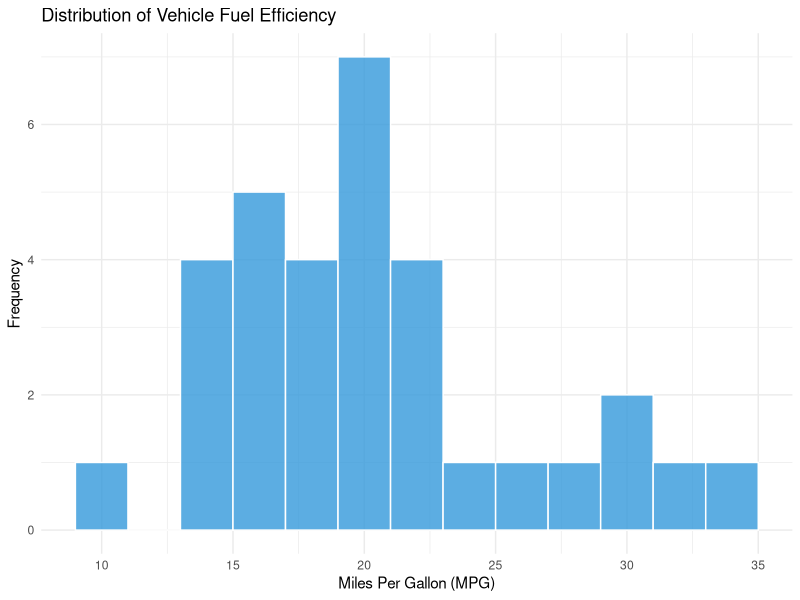
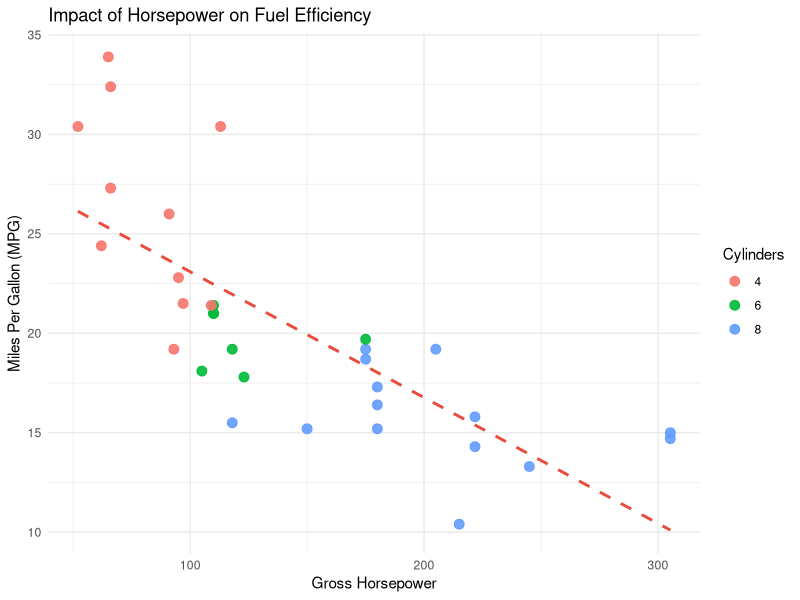
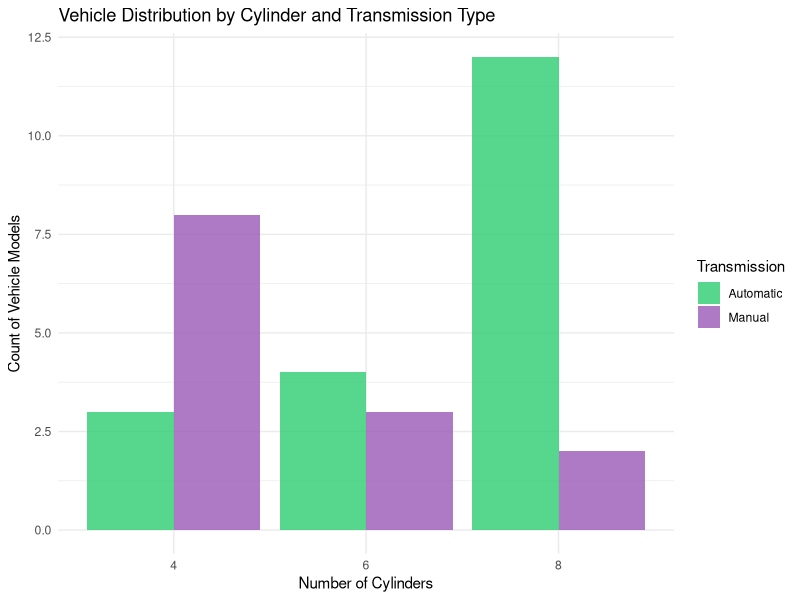

Recreate these plots in R, in order.
# ==============================================================================
# VIRTUAL R DATA ANALYST INTERNSHIP - COMPREHENSIVE PROJECT SCRIPT
# Case Study: Automobile Performance and Pricing Analysis
# ==============================================================================

# ------------------------------------------------------------------------------
# WEEK 1: DATA CLEANING & PRELIMINARY ANALYSIS
# ------------------------------------------------------------------------------

# 1. Load the required dataset (Using built-in MTCCARS as a reliable baseline)
data(mtcars)
car_data <- mtcars

# Convert row names to an actual column for Car Model Names
car_data$car_model <- rownames(car_data)
rownames(car_data) <- NULL

# 2. Inspect the raw data structure
print("--- Raw Data Summary ---")
str(car_data)
summary(car_data)

# 3. Simulate and Handle Missing Values (Introducing real-world complexity)
set.seed(42)
car_data$mpg[c(3, 15)] <- NA    # Injecting simulated missing values
car_data$hp[c(10, 22)] <- NA     # Injecting simulated missing values

print("--- Missing Values Count Before Cleaning ---")
print(colSums(is.na(car_data)))

# Impute missing numerical items using Median values
car_data$mpg[is.na(car_data$mpg)] <- median(car_data$mpg, na.rm = TRUE)
car_data$hp[is.na(car_data$hp)] <- median(car_data$hp, na.rm = TRUE)

# 4. Outlier Detection and Treatment via Interquartile Range (IQR)
q_hp <- quantile(car_data$hp, probs = c(0.25, 0.75))
iqr_hp <- diff(q_hp)
upper_bound <- q_hp + 1.5 * iqr_hp

# Cap extreme values to clean baseline
car_data$hp[car_data$hp > upper_bound] <- upper_bound

# 5. Data Categorization & Type Conversion
car_data$cyl <- as.factor(car_data$cyl) # Cylinder counts converted to categories
car_data$am <- factor(car_data$am, levels = c(0, 1), labels = c("Automatic", "Manual"))

print("--- Cleaned Baseline Summary ---")
summary(car_data)


# ------------------------------------------------------------------------------
# WEEK 2: DATA VISUALIZATION WITH GGPLOT2
# ------------------------------------------------------------------------------
library(ggplot2)

# Chart 1: Mileage Distribution Histogram
ggplot(car_data, aes(x = mpg)) +
  geom_histogram(binwidth = 2, fill = "#3498db", color = "white", alpha = 0.8) +
  labs(title = "Distribution of Vehicle Fuel Efficiency", x = "Miles Per Gallon (MPG)", y = "Frequency") +
  theme_minimal()

# Chart 2: Horsepower vs Price/MPG Scatter Plot
ggplot(car_data, aes(x = hp, y = mpg, color = cyl)) +
  geom_point(size = 3, alpha = 0.9) +
  geom_smooth(method = "lm", se = FALSE, color = "#e74c3c", linetype = "dashed") +
  labs(title = "Impact of Horsepower on Fuel Efficiency", x = "Gross Horsepower", y = "Miles Per Gallon (MPG)", color = "Cylinders") +
  theme_minimal()

# Chart 3: Count of Transmission Types by Cylinder Class Bar Chart
ggplot(car_data, aes(x = cyl, fill = am)) +
  geom_bar(position = "dodge", alpha = 0.8) +
  labs(title = "Vehicle Distribution by Cylinder and Transmission Type", x = "Number of Cylinders", y = "Count of Vehicle Models", fill = "Transmission") +
  theme_minimal() +
  scale_fill_manual(values = c("#2ecc71", "#9b59b6"))


# ------------------------------------------------------------------------------
# WEEK 3: STATISTICAL ANALYSIS AND PREDICTIVE MODELING
# ------------------------------------------------------------------------------

# 1. Hypothesis Testing & Correlation Checking
print("--- Correlation Test: Horsepower vs MPG ---")
cor_test_result <- cor.test(as.numeric(car_data$hp), car_data$mpg)
print(cor_test_result)

# 2. Data Splitting (70% Training / 30% Testing Partition)
set.seed(123)
sample_size <- floor(0.70 * nrow(car_data))
train_indices <- sample(seq_len(nrow(car_data)), size = sample_size)

train_set <- car_data[train_indices, ]
test_set  <- car_data[-train_indices, ]

# 3. Model Building: Multiple Linear Regression to Predict MPG
mpg_predictive_model <- lm(mpg ~ hp + wt + cyl, data = train_set)

print("--- Trained Model Statistical Summary ---")
summary(mpg_predictive_model)

# 4. Model Evaluation on Testing Subset
predictions <- predict(mpg_predictive_model, newdata = test_set)
actuals <- test_set$mpg

# Calculate Performance Evaluation Metrics
rmse_value <- sqrt(mean((predictions - actuals)^2))
print(paste("Evaluation Metrics - Test Root Mean Squared Error (RMSE):", round(rmse_value, 4)))

# Print completion flag
print("Data Analysis Project Script Executed Successfully!")
